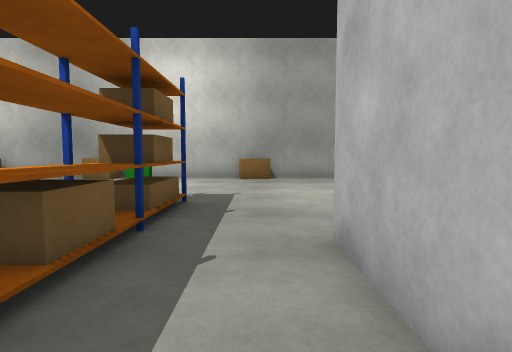
View 1 (above)

23 first-person views from a walk through a robot-simulator world made for Gazebo. The camera is 1 m above the floor, tilts 4° down and sees 80° across. The floor is counted in squares, 1 m on a side. Each view is taken from the middle of a square. On the plan, view 1 faces up. The plan holds only what a view shows up to about 12 squares ahead; the rest is blank.

View 2
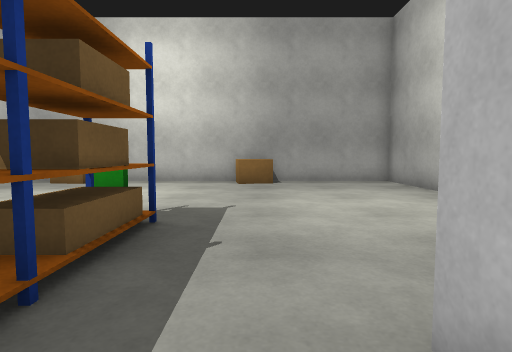

View 3
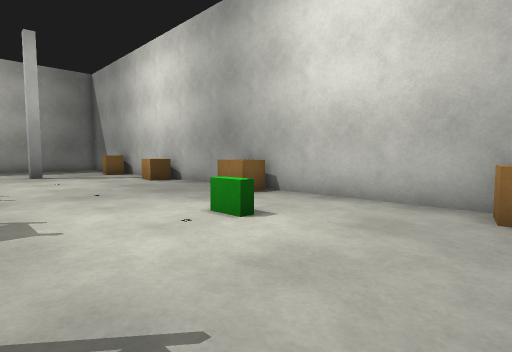

View 4
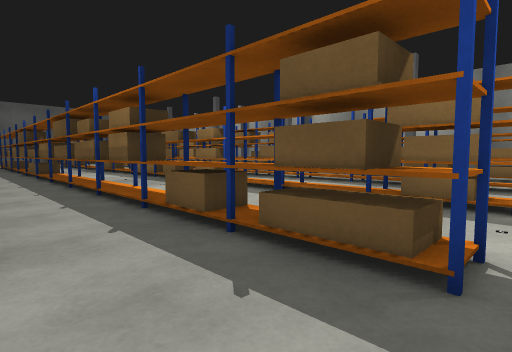

View 5
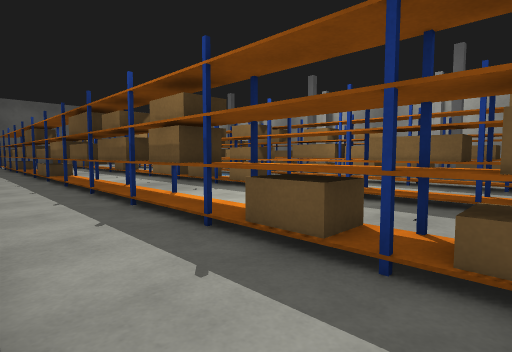

View 6
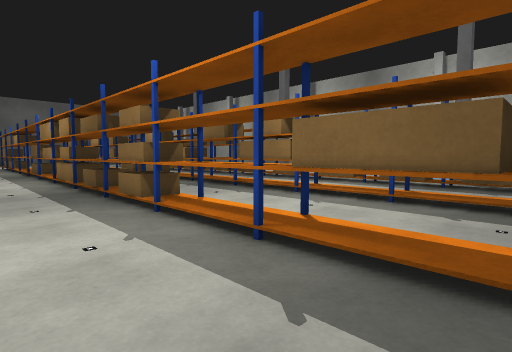

View 7
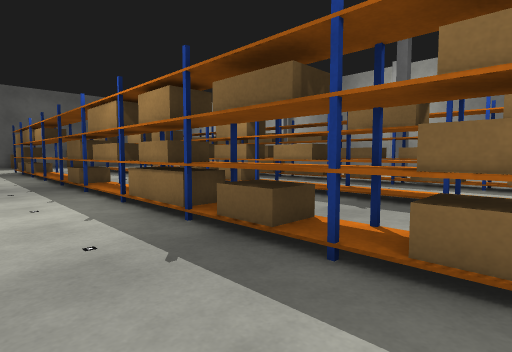

View 8
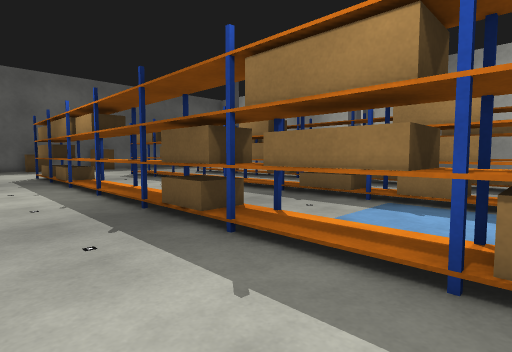

View 9
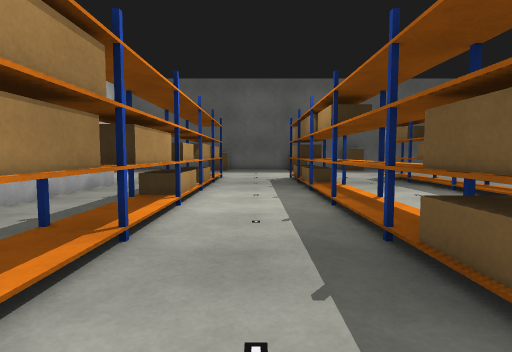

View 10
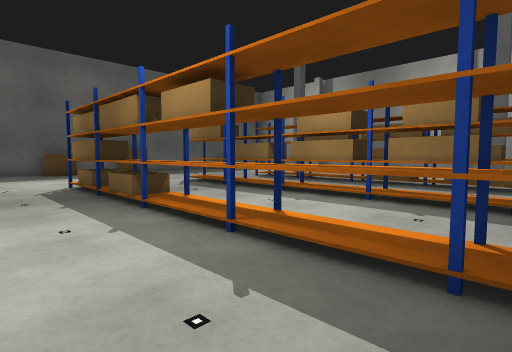

View 11
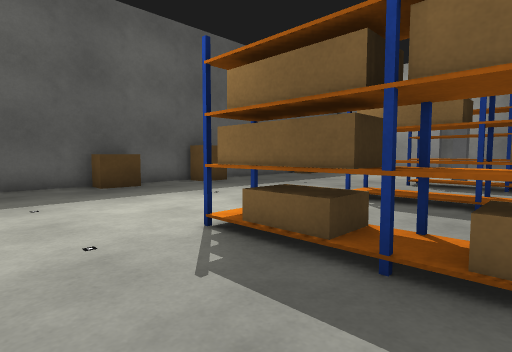

View 12
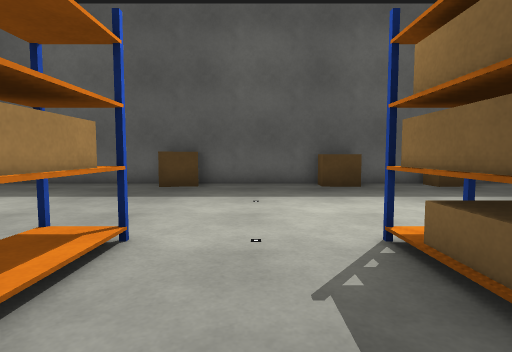

View 13
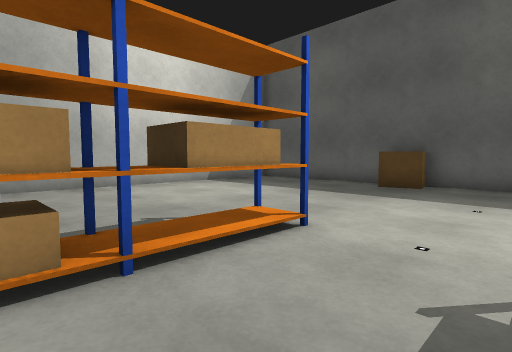

View 14
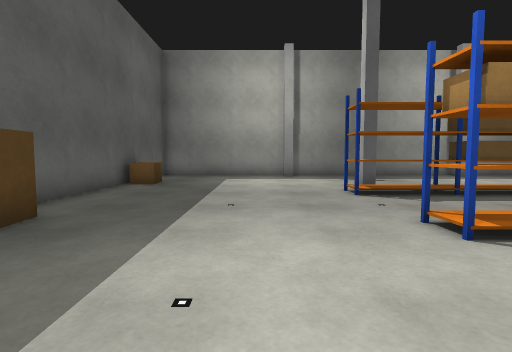

View 15
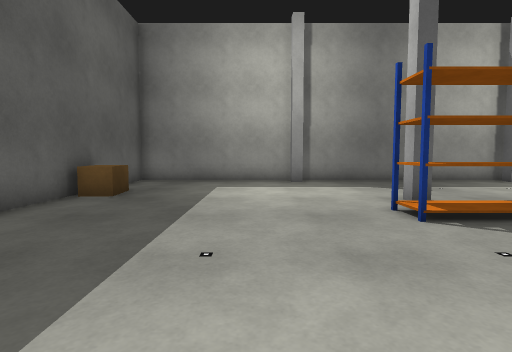

View 16
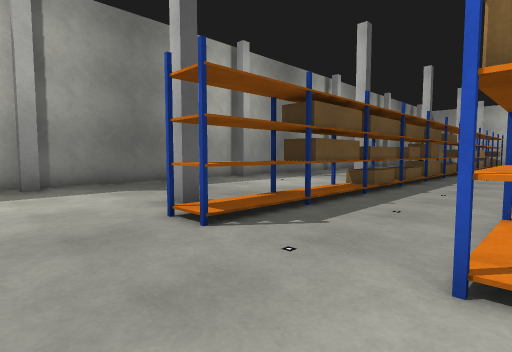

View 17
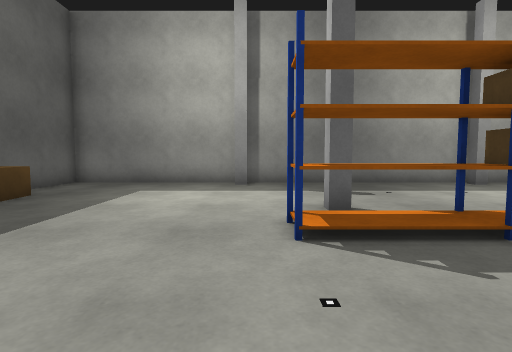

View 18
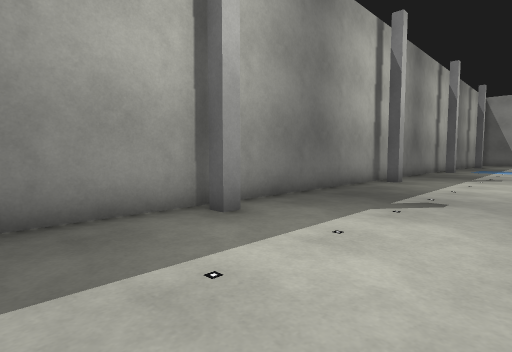

View 19
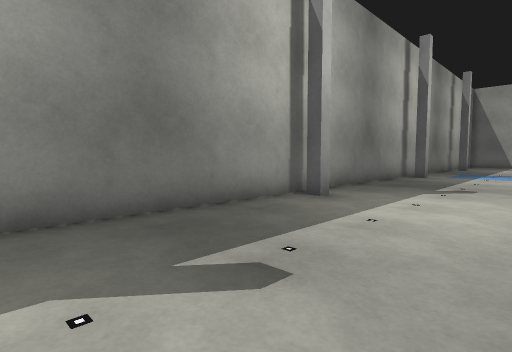

View 20
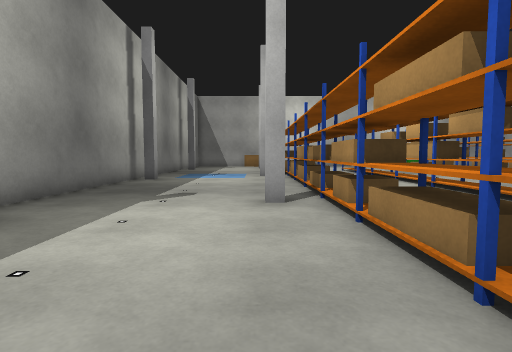

View 21
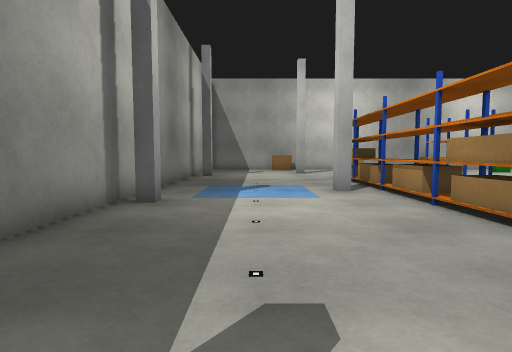

View 22
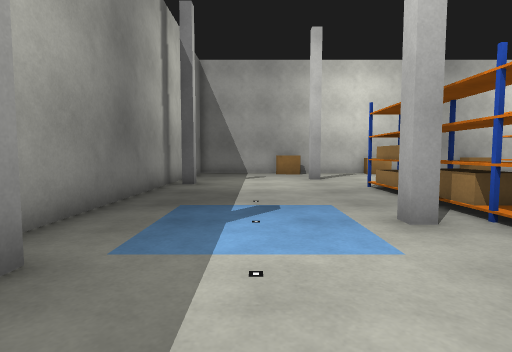

View 23
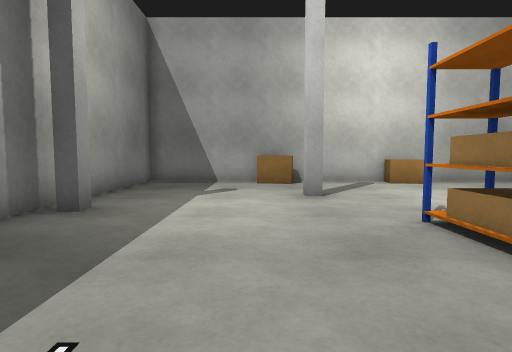

### Floor plan
Points are (right, up) in squares from view 1. A wall is a line through its corners. A room is listed if a view was taken in it or the views show most of it. See-through windows are left out.
Room 1 (views 1, 2, 3, 4, 5, 6, 7, 8, 9, 10, 11, 12, 13, 14, 15, 16, 17, 18, 19, 20, 21, 22, 23)
walls: (0.9, 1) (0.9, 3.5); (-9.8, -30.5) (2.9, -30.5); (5, 10.2) (5, 13.5) (-21, 13.5) (-21, -30.5) (-11.4, -30.5); (5, -27) (5, -20.8)
low walls: (0.9, -20.6) (0.9, -15.8)
objects: grey post (-20, -24); grey post (-20, -16); grey post (-20, -8); grey post (-20, 0); grey post (-20, 8); brown box (-17, -30) to (-16, -30); brown box (-17, 13) to (-16, 13); grey post (-16, -22); grey post (-16, -14); grey post (-16, -6); grey post (-16, 2); grey post (-16, 10); shelf (-14, -23) to (-14, 6); brown box (-12, 13) to (-11, 13); brown box (-11, -30) to (-10, -30); shelf (-10, -23) to (-10, 4); brown box (-7, -30) to (-6, -30); brown box (-7, 13) to (-6, 13); shelf (-6, -23) to (-6, 6); green box (-4, 11); brown box (-2, -30) to (-1, -30); shelf (-2, -23) to (-2, -12); shelf (-2, -9) to (-2, 6); brown box (0, 13)

Where each view was taken, in squares from view 1:
view 1: 0 up, 0 right, facing up
view 2: 2 up, 0 right, facing up
view 3: 7 up, 0 right, facing up-left
view 4: 7 up, 1 right, facing down-left
view 5: 5 up, 1 right, facing down-left
view 6: 4 up, 3 left, facing down-left
view 7: 2 down, 3 left, facing down-left
view 8: 8 down, 3 left, facing down-left
view 9: 10 down, 4 left, facing down
view 10: 13 down, 3 left, facing down-left
view 11: 20 down, 3 left, facing down-left
view 12: 20 down, 4 left, facing down
view 13: 20 down, 5 left, facing down-right
view 14: 26 down, 6 left, facing left
view 15: 26 down, 9 left, facing left
view 16: 26 down, 10 left, facing up-left
view 17: 24 down, 10 left, facing left
view 18: 20 down, 16 left, facing up-left
view 19: 15 down, 16 left, facing up-left
view 20: 13 down, 16 left, facing up
view 21: 7 down, 18 left, facing up
view 22: 3 down, 18 left, facing up
view 23: 2 up, 17 left, facing up
